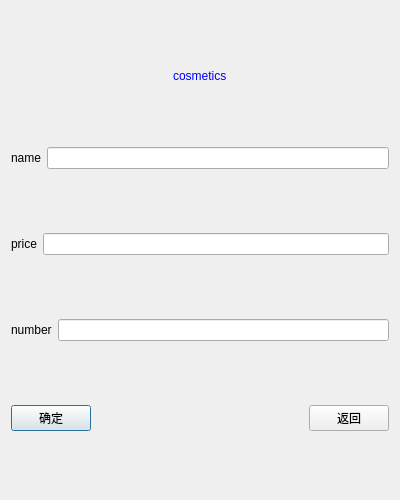
<?xml version="1.0" encoding="UTF-8"?>
<ui version="4.0">
 <class>cosmetic2</class>
 <widget class="QDialog" name="cosmetic2">
  <property name="geometry">
   <rect>
    <x>0</x>
    <y>0</y>
    <width>400</width>
    <height>500</height>
   </rect>
  </property>
  <property name="windowTitle">
   <string>Dialog</string>
  </property>
  <property name="styleSheet">
   <string notr="true">background-image: url(:/resource/111.png);</string>
  </property>
  <layout class="QVBoxLayout" name="verticalLayout">
   <item alignment="Qt::AlignHCenter">
    <widget class="QLabel" name="label">
     <property name="sizePolicy">
      <sizepolicy hsizetype="Preferred" vsizetype="Fixed">
       <horstretch>0</horstretch>
       <verstretch>0</verstretch>
      </sizepolicy>
     </property>
     <property name="styleSheet">
      <string notr="true">font: 24pt &quot;黑体&quot;;
color: rgb(0, 0, 255);</string>
     </property>
     <property name="text">
      <string>cosmetics</string>
     </property>
    </widget>
   </item>
   <item>
    <layout class="QHBoxLayout" name="horizontalLayout">
     <item>
      <widget class="QLabel" name="label_2">
       <property name="text">
        <string>name</string>
       </property>
      </widget>
     </item>
     <item>
      <widget class="QLineEdit" name="name"/>
     </item>
    </layout>
   </item>
   <item>
    <layout class="QHBoxLayout" name="horizontalLayout_2">
     <item>
      <widget class="QLabel" name="label_3">
       <property name="text">
        <string>price</string>
       </property>
      </widget>
     </item>
     <item>
      <widget class="QLineEdit" name="price"/>
     </item>
    </layout>
   </item>
   <item>
    <layout class="QHBoxLayout" name="horizontalLayout_3">
     <item>
      <widget class="QLabel" name="label_4">
       <property name="text">
        <string>number</string>
       </property>
      </widget>
     </item>
     <item>
      <widget class="QLineEdit" name="number"/>
     </item>
    </layout>
   </item>
   <item>
    <layout class="QHBoxLayout" name="horizontalLayout_4">
     <item>
      <widget class="QPushButton" name="pushButton">
       <property name="font">
        <font>
         <family>Adobe Devanagari</family>
        </font>
       </property>
       <property name="layoutDirection">
        <enum>Qt::LeftToRight</enum>
       </property>
       <property name="styleSheet">
        <string notr="true"/>
       </property>
       <property name="locale">
        <locale language="Chinese" country="China"/>
       </property>
       <property name="text">
        <string>确定</string>
       </property>
      </widget>
     </item>
     <item>
      <spacer name="horizontalSpacer">
       <property name="orientation">
        <enum>Qt::Horizontal</enum>
       </property>
       <property name="sizeHint" stdset="0">
        <size>
         <width>40</width>
         <height>20</height>
        </size>
       </property>
      </spacer>
     </item>
     <item>
      <widget class="QPushButton" name="pushButton_2">
       <property name="text">
        <string>返回</string>
       </property>
      </widget>
     </item>
    </layout>
   </item>
  </layout>
 </widget>
 <resources/>
 <connections/>
</ui>
